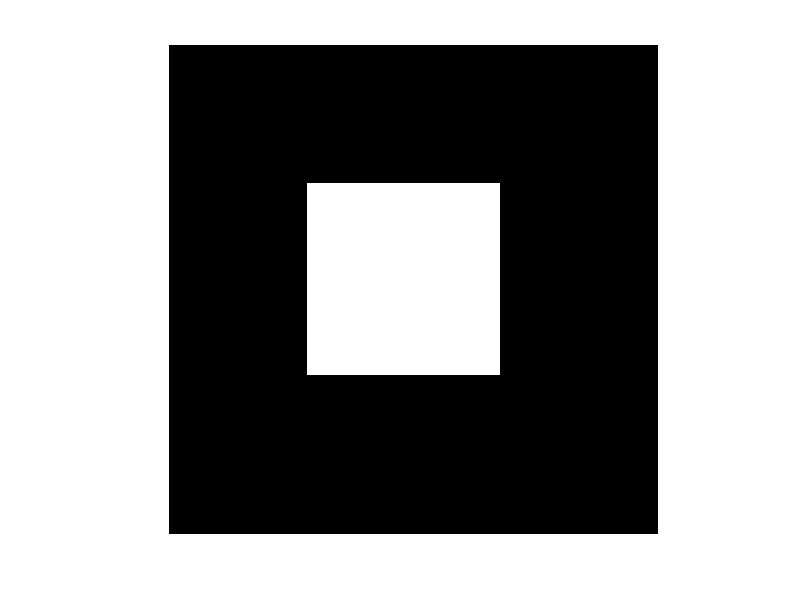
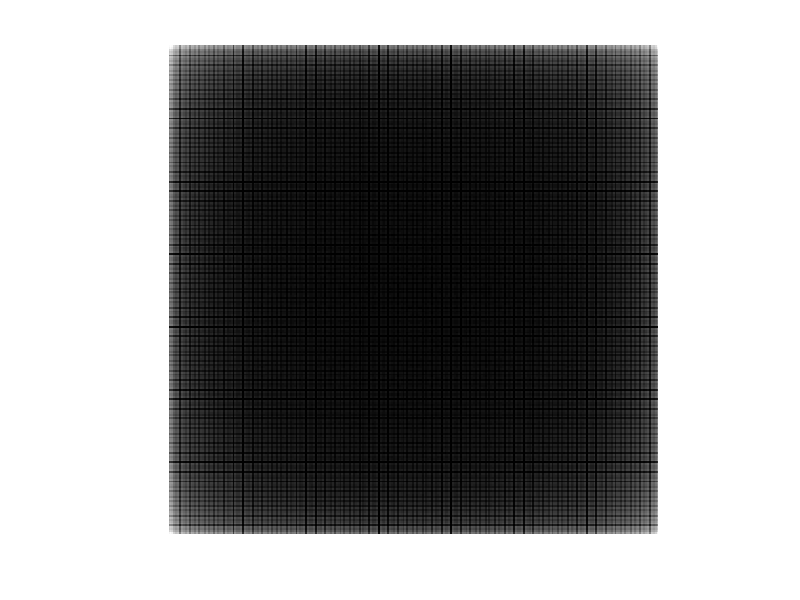
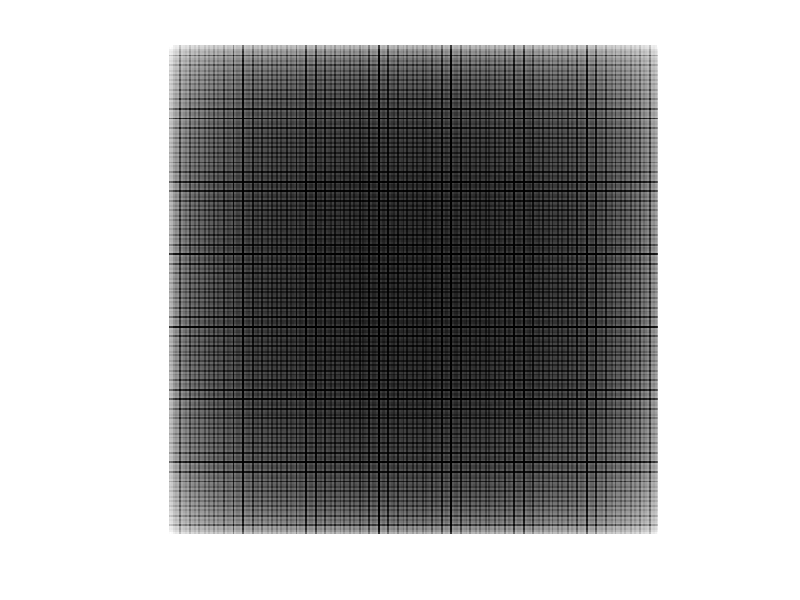
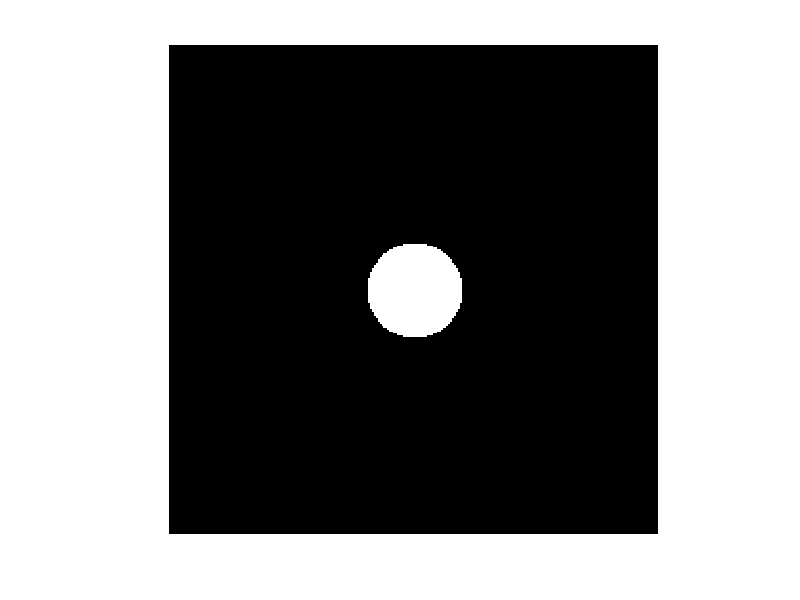

Here is the MATLAB script that generated these plots, in order:
clc;
clear all;
close all;
a=zeros(256,256);
a(73:173,73:173)=1;
figure
imshow(a);
af=fft2(a);
af1=log(1+abs(af));
fm=max(af1(:));
figure
imshow(im2uint8(af1/fm));
figure
imshow(mat2gray(log(1+abs(af1))));
%new
clc;
clear all;
close all;
[X Y]=meshgrid(-128:127,-128:127);
Z=sqrt(X.^2+Y.^2);
c=(Z<25);
figure
imshow(c);
cf=fftshift(fft2(c));
cf1=log(1+abs(cf));
m=max(cf1(:));
figure 
imshow(im2uint8(cf1/m));